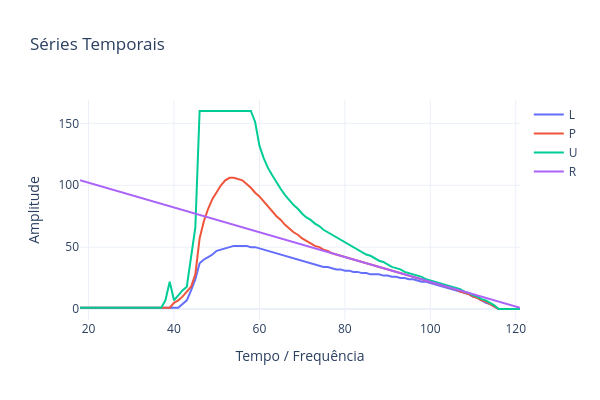

The cell this chart's notebook holds for it:
### Code cell
teda=AutoCloud(m=4, nS=len(xS[0]), nI=len(yS[0]), nR=nR, nO=len(yS[0]), 
                            ηS= [N1, N2, N3], tau=tau, decay=D,eol=0.2,
                            fator=1,st=init,end=len(df_RS)-init,wta=True,ep=0.12) 

for j,_ in enumerate(xS[:]):
    x,y,z= xS[j],yS[j],zS[j]
    teda.run(x)
    teda.adapt(y,z)
    #teda.RUL_single(y)
    teda.RUL_uncertainty2(y,z)

x = teda.cycleP
yL,yP,yU,yR = teda.rulL,teda.rulP,teda.rulU,teda.rulR
plot_series(series=[[x,x,x,x],[yL,yP,yU,yR]],names=['L','P','U','R'],show=False)
